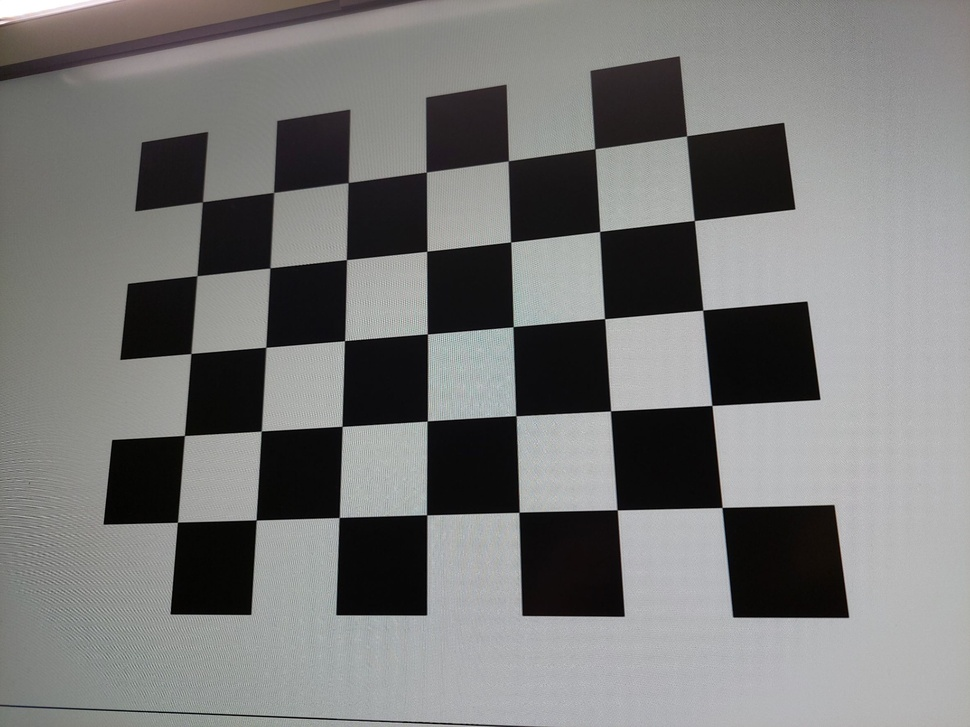
#> input picture hw9/images/camera_calibration_images/0.jpg, 970 x 727 px, shrunk from 2364 x 1773 before the run; its folder holds only this picture in this run
$ python calibration_camera.py
#> lines starting #> are read from the running program, lines starting #| are printed output that depends on the picture; after the words box and inside, x2 and y2 are one past the last pixel; in counts of white or black regions, pixels touching at a corner belong together; long printed decimals are rounded
import glob
import cv2
import numpy as np
from PIL import Image
import matplotlib.pyplot as plt

# 8行11列棋盘角点
CHECKERBOARD = (5, 7)
criteria = (cv2.TERM_CRITERIA_EPS + cv2.TERM_CRITERIA_MAX_ITER, 30, 0.001)

# 世界坐标中的3D角点，z恒为0
objpoints = []
# 像素坐标中的2D点
imgpoints = []

# 利用棋盘定义世界坐标系中的角点
objp = np.zeros((1, CHECKERBOARD[0] * CHECKERBOARD[1], 3), np.float32)
objp[0, :, :2] = np.mgrid[0:CHECKERBOARD[0], 0:CHECKERBOARD[1]].T.reshape(-1, 2)

# 从文件夹中读取所有图片
images = glob.glob('hw9/images/camera_calibration_images/*.jpg')
gray = None
for i in range(len(images)):
    fname = images[i]
    img = cv2.imread(fname)
#> img is the input picture: shape (727, 970, 3); mean B, G, R 119.4, 120.4, 120.3
    gray = cv2.cvtColor(img, cv2.COLOR_BGR2GRAY)
    # 儲存灰階圖片
    cv2.imwrite('hw9/images/gray_{}.jpg'.format(i), gray)
    # 查找棋盤角點
    ret, corners = cv2.findChessboardCorners(gray, CHECKERBOARD, cv2.CALIB_CB_ADAPTIVE_THRESH +
                                             cv2.CALIB_CB_FAST_CHECK + cv2.CALIB_CB_NORMALIZE_IMAGE)
#> ret = True; corners = 35 rows, first 8: [686.6, 135.8], [694.3, 220.5], [702.7, 310.1], [711.9, 405.4], [722, 507.5], [594.9, 148.8], [599.6, 231.5], [604.6, 318.6]
    print(ret)
#| True
    """
    使用cornerSubPix优化探测到的角点
    """
    if ret == True:
        objpoints.append(objp)
        corners2 = cv2.cornerSubPix(gray, corners, (11, 11), (-1, -1), criteria)
#> corners2 = 35 rows, first 8: [686.5, 135.8], [694.3, 220.5], [702.7, 310.1], [711.8, 405.4], [722.1, 507.5], [594.8, 148.7], [599.6, 231.5], [604.5, 318.6]
        imgpoints.append(corners2)
        # 显示角点
        img = cv2.drawChessboardCorners(img, CHECKERBOARD, corners2, ret)
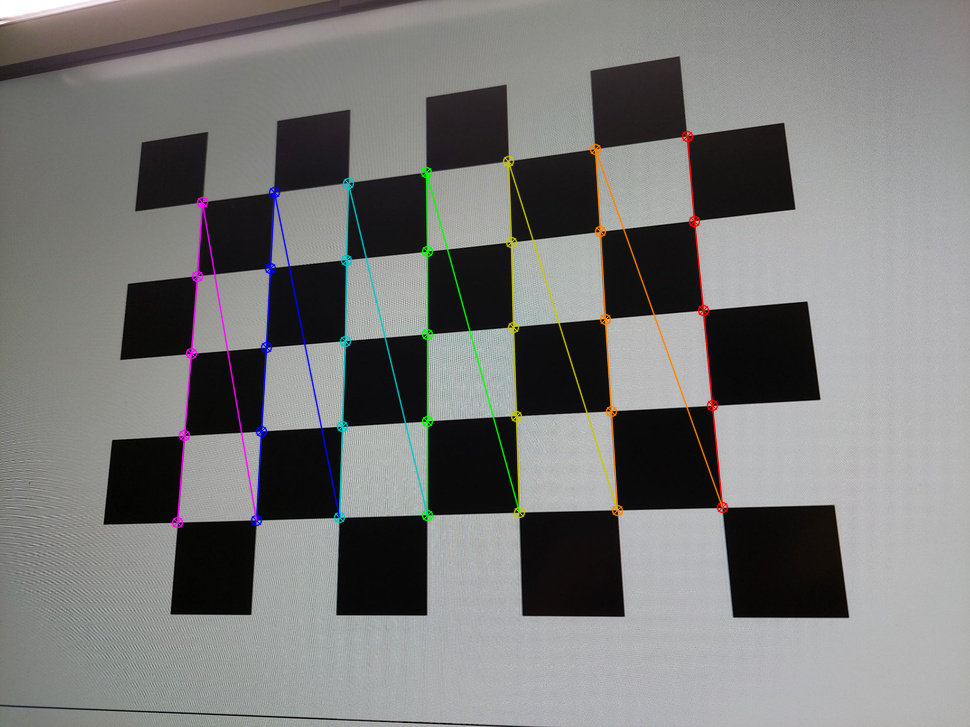
#> img: shape (727, 970, 3); 2.3% of pixels changed, all inside (x1, y1, x2, y2) = (171, 130, 729, 529)
        new_img = Image.fromarray(img.astype(np.uint8))
        new_img.save('chessboard_{}.png'.format(i))
        plt.imshow(img)
        plt.show()
    cv2.imshow('img', img)
    cv2.waitKey(0)

# cv2.destroyAllWindows()
# 标定
ret, mtx, dist, rvecs, tvecs = cv2.calibrateCamera(objpoints, imgpoints, gray.shape[::-1], None, None)
#> ret = 0.121; mtx = [[703.2, 0, 494.2], [0, 700.5, 351.6], [0, 0, 1]]; dist = [[0.235, -1.26, -0.00106, -0.000621, 2.33]]; rvecs = ([-0.00306, 0.359, 1.51],); tvecs = ([2.11, -2.37, 7.83],)
print("重投影误差:\n")
print(ret)
#| 0.1214
print("内参 : \n")
print(mtx)
#| [[703.247   0.         494.215]
#|  [  0.         700.484 351.631]
#|  [  0.           0.           1.        ]]
print("畸变 : \n")
print(dist)
#| [[ 2.35150081e-01 -1.26281372e+00 -1.05535859e-03 -6.20718927e-04
#|    2.33262264e+00]]
print("旋转向量 : \n")
print(rvecs)
#| (array([[-0.003065],
#|        [ 0.3586],
#|        [ 1.505]]),)
print("平移向量 : \n")
print(tvecs)
#| (array([[ 2.110],
#|        [-2.375 ],
#|        [ 7.828]]),)

# 重投影误差:
# 0.8164415580952856

# 内参 :
# [[1.74001048e+03 0.00000000e+00 1.19843037e+03]
#  [0.00000000e+00 1.73585082e+03 8.57254549e+02]
#  [0.00000000e+00 0.00000000e+00 1.00000000e+00]]

# 畸变
# [[ 2.02319355e-01 -9.87416607e-01 -2.12596218e-04 -2.70232104e-04
#    1.64145247e+00]]

# 旋转向量
# (array([[-0.00322263],
#        [ 0.36248057],
#        [ 1.50552787]]), array([[ 0.37250442],
#        [-0.04303642],
#        [ 1.58986679]]), array([[-0.36273058],
#        [-0.49855888],
#        [ 1.57008014]]), array([[-0.13907297],
#        [-0.32400169],
#        [ 1.57950719]]), array([[-0.42317362],
#        [-0.30273564],
#        [ 1.60171401]]), array([[-0.01568742],
#        [-0.05727704],
#        [ 1.57562271]]))

# 平移向量
# (array([[ 2.14059296],
#        [-2.36947278],
#        [ 7.9428996 ]]), array([[ 2.14074163],
#        [-1.41728382],
#        [ 7.17939566]]), array([[ 3.6690291 ],
#        [-1.79881672],
#        [ 9.41058635]]), array([[ 3.7211247 ],
#        [-1.85146775],
#        [ 8.3413088 ]]), array([[ 3.04192939],
#        [-1.89187397],
#        [10.22361611]]), array([[ 3.04531107],
#        [-1.59460322],
#        [ 7.29729811]]))

$ run again, on hw9/images/camera_calibration_images/171576_0.jpg
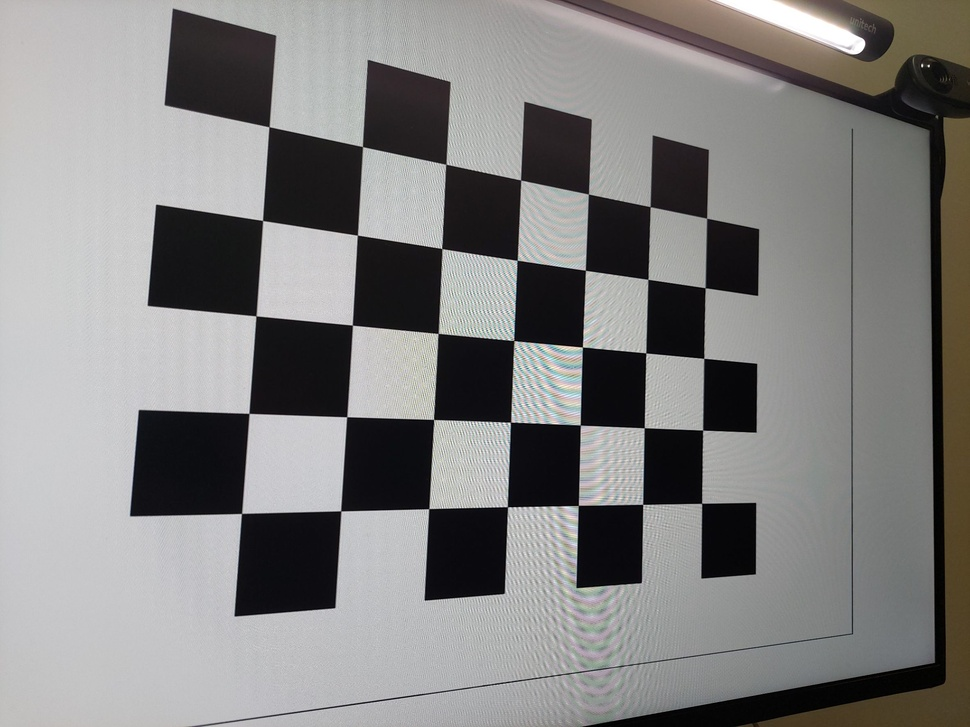
#> input picture hw9/images/camera_calibration_images/171576_0.jpg, 970 x 727 px, shrunk from 2364 x 1773 before the run
#> img is the input picture: shape (727, 970, 3); mean B, G, R 128.8, 129.6, 130.5
#> `gray = cv2.cvtColor(img, cv2.COLOR_BGR2GRAY)`:
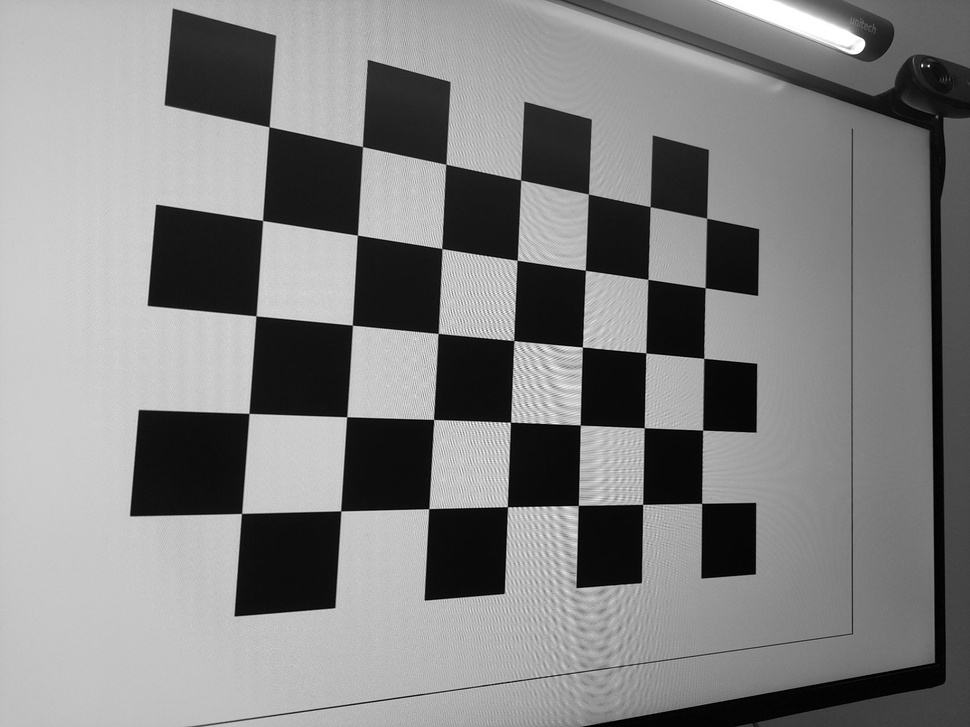
#> gray: shape (727, 970); min 0, max 255, mean 129.8
#> `ret, corners = cv2.findChessboardCorners(gray, CHECKERBOARD, cv2.CALIB..`: ret = True; corners = 35 rows, first 8: [706.5, 218.2], [705.1, 287.8], [703.7, 358.4], [702.7, 430], [701.6, 503.3], [650.2, 206.7], [647.8, 279.3], [645.7, 352.9]
#| True
#> corners2 = 35 rows, first 8: [706.7, 218.2], [705.2, 287.7], [703.8, 358.3], [702.6, 430.1], [701.7, 503.4], [650.1, 206.6], [648, 279.4], [645.7, 352.9]
#> `img = cv2.drawChessboardCorners(img, CHECKERBOARD, corners2, ret)`:
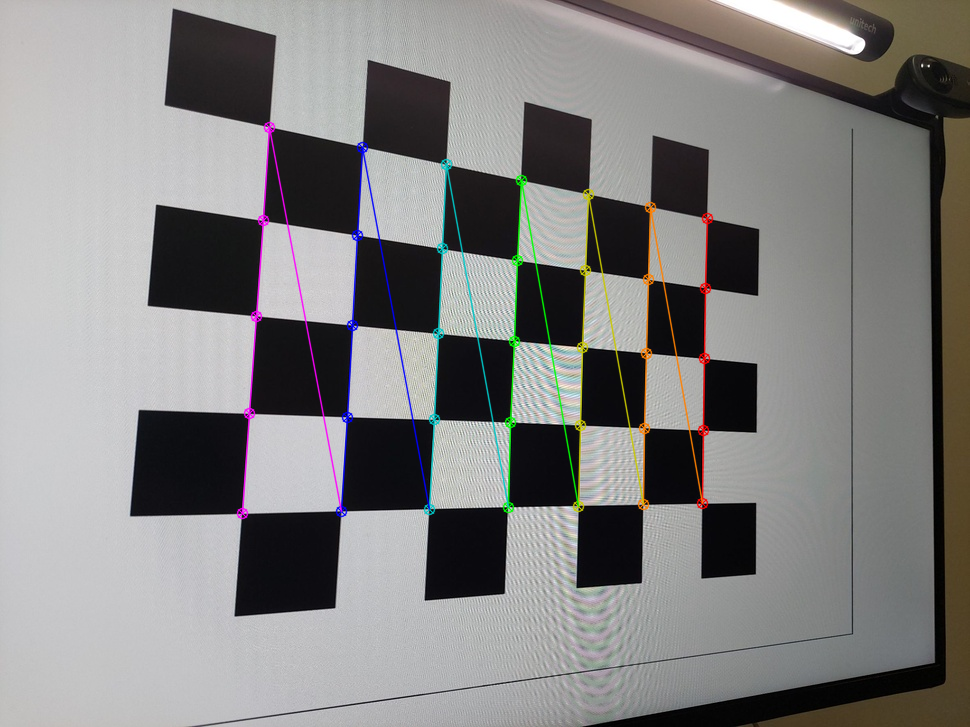
#> img: shape (727, 970, 3); 2.25% of pixels changed, all inside (x1, y1, x2, y2) = (236, 121, 714, 520)
#> `ret, mtx, dist, rvecs, tvecs = cv2.calibrateCamera(objpoints, imgpoint..`: ret = 0.12; mtx = [[660.8, 0, 494.4], [0, 666.1, 357.4], [0, 0, 1]]; dist = [[0.298, -1.86, -0.000553, 0.00186, 3.99]]; rvecs = ([-0.402, -0.29, 1.6],); tvecs = ([3.04, -1.98, 9.63],)
#| 0.1196
#| [[660.830    0.         494.405]
#|  [  0.         666.114 357.385]
#|  [  0.           0.           1.        ]]
#| [[ 2.98397190e-01 -1.86406443e+00 -5.53032741e-04  1.86108692e-03
#|    3.99222496e+00]]
#| (array([[-0.4021],
#|        [-0.2902],
#|        [ 1.603]]),)
#| (array([[ 3.038],
#|        [-1.978],
#|        [ 9.635]]),)

$ run again, on hw9/images/camera_calibration_images/171577_0.jpg
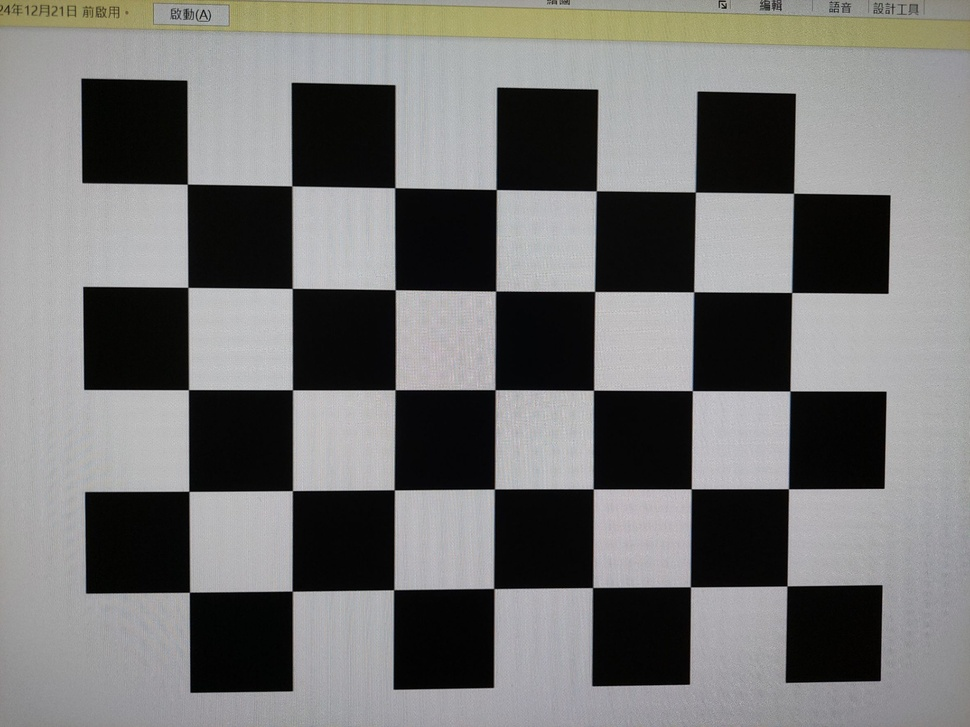
#> input picture hw9/images/camera_calibration_images/171577_0.jpg, 970 x 727 px, shrunk from 2364 x 1773 before the run
#> img is the input picture: shape (727, 970, 3); mean B, G, R 114.2, 115.3, 115.5
#> `gray = cv2.cvtColor(img, cv2.COLOR_BGR2GRAY)`:
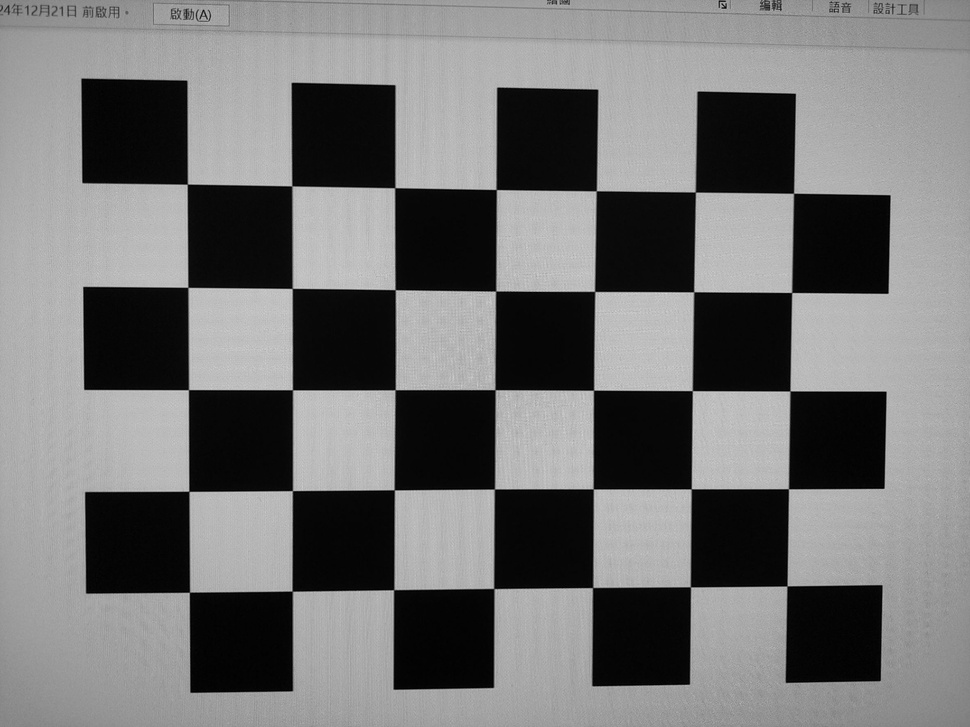
#> gray: shape (727, 970); min 0, max 218, mean 115.2
#> `ret, corners = cv2.findChessboardCorners(gray, CHECKERBOARD, cv2.CALIB..`: ret = True; corners = 35 rows, first 8: [793.5, 193.3], [791.6, 292.5], [789.9, 390.8], [788.4, 488.7], [786.9, 586], [695.3, 192.2], [693.7, 291.7], [692.3, 390.6]
#| True
#> corners2 = 35 rows, first 8: [793.5, 193.3], [791.7, 292.5], [789.9, 390.9], [788.4, 488.7], [786.9, 585.9], [695.4, 192.1], [693.7, 291.8], [692.3, 390.6]
#> `img = cv2.drawChessboardCorners(img, CHECKERBOARD, corners2, ret)`:
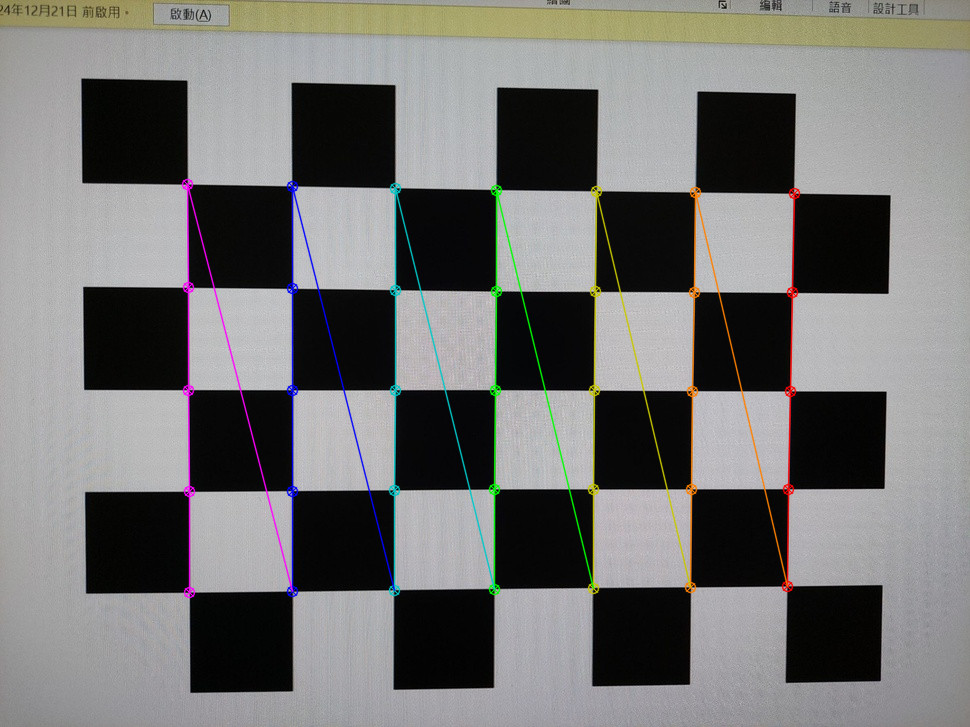
#> img: shape (727, 970, 3); 2.62% of pixels changed, all inside (x1, y1, x2, y2) = (181, 178, 801, 599)
#> `ret, mtx, dist, rvecs, tvecs = cv2.calibrateCamera(objpoints, imgpoint..`: ret = 0.129; mtx = [[929.4, 0, 498.9], [0, 927.4, 363], [0, 0, 1]]; dist = [[0.328, -2.63, 0.000389, 0.000838, 7]]; rvecs = ([-0.0209, -0.0763, 1.58],); tvecs = ([2.97, -1.71, 9.5],)
#| 0.1295
#| [[929.447   0.         498.923]
#|  [  0.         927.404 363.033]
#|  [  0.           0.           1.        ]]
#| [[ 3.27599859e-01 -2.62897868e+00  3.88533427e-04  8.37692306e-04
#|    7.00484064e+00]]
#| (array([[-0.02095],
#|        [-0.07628],
#|        [ 1.575]]),)
#| (array([[ 2.967],
#|        [-1.715],
#|        [ 9.498]]),)

$ run again, on hw9/images/camera_calibration_images/1.jpg
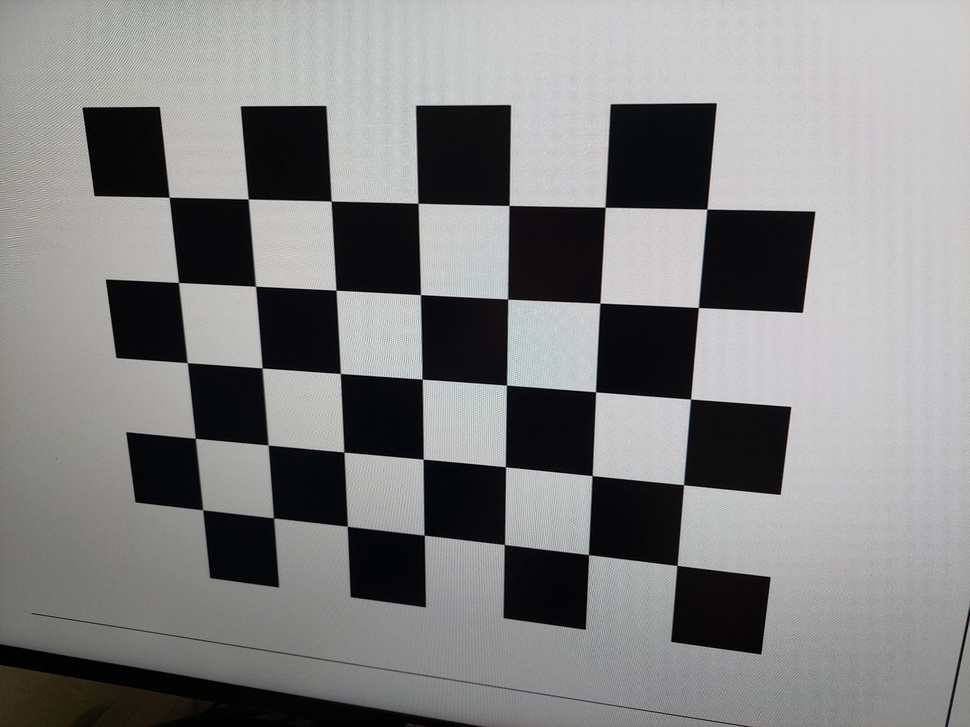
#> input picture hw9/images/camera_calibration_images/1.jpg, 970 x 727 px, shrunk from 2364 x 1773 before the run
#> img is the input picture: shape (727, 970, 3); mean B, G, R 130.1, 130.3, 130.2
#> `ret, corners = cv2.findChessboardCorners(gray, CHECKERBOARD, cv2.CALIB..`: ret = True; corners = 35 rows, first 8: [706.8, 209.2], [698.4, 307.5], [690.5, 399], [683.6, 484.7], [677, 565.4], [605.2, 207.2], [599.8, 303.2], [595.6, 391.8]
#| True
#> corners2 = 35 rows, first 8: [706.9, 209.1], [698.4, 307.5], [690.5, 399], [683.5, 484.7], [677, 565.4], [605.1, 207.2], [599.8, 303.1], [595.6, 391.8]
#> `img = cv2.drawChessboardCorners(img, CHECKERBOARD, corners2, ret)`:
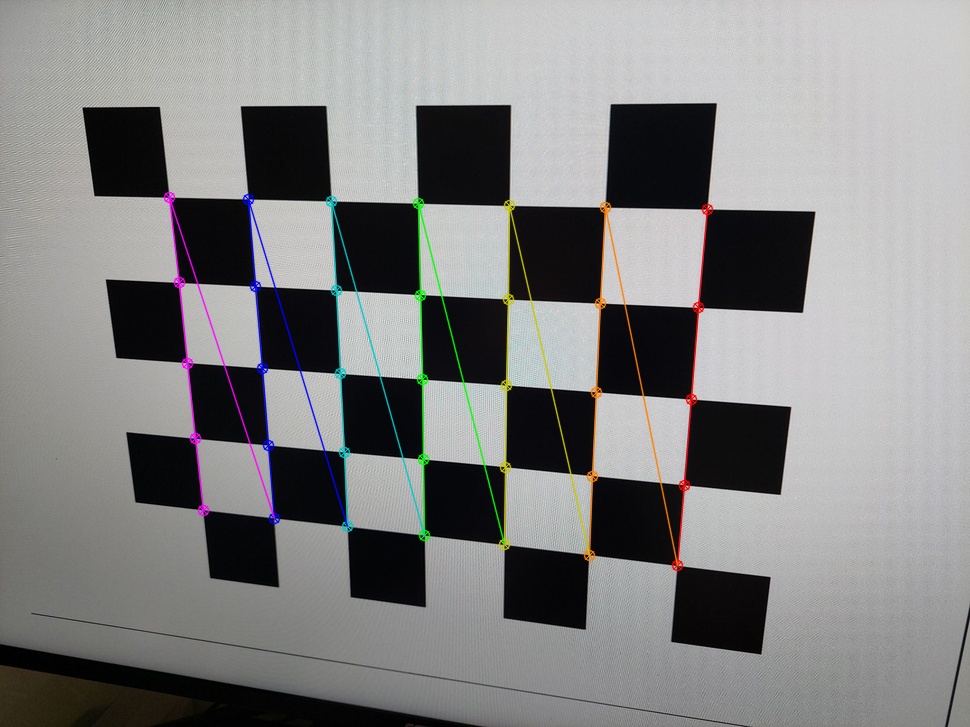
#> img: shape (727, 970, 3); 2.27% of pixels changed, all inside (x1, y1, x2, y2) = (163, 191, 714, 572)
#> `ret, mtx, dist, rvecs, tvecs = cv2.calibrateCamera(objpoints, imgpoint..`: ret = 0.123; mtx = [[705.7, 0, 492.6], [0, 702.5, 351.1], [0, 0, 1]]; dist = [[0.238, -1.33, 0.00115, -0.00195, 2.55]]; rvecs = ([0.372, -0.0407, 1.59],); tvecs = ([2.13, -1.42, 7.09],)
#| 0.1227
#| [[705.685   0.         492.628]
#|  [  0.         702.548 351.120]
#|  [  0.           0.           1.        ]]
#| [[ 2.38208262e-01 -1.33457439e+00  1.14653317e-03 -1.95196523e-03
#|    2.55425539e+00]]
#| (array([[ 0.3716 ],
#|        [-0.04071],
#|        [ 1.590]]),)
#| (array([[ 2.129],
#|        [-1.418],
#|        [ 7.092]]),)
